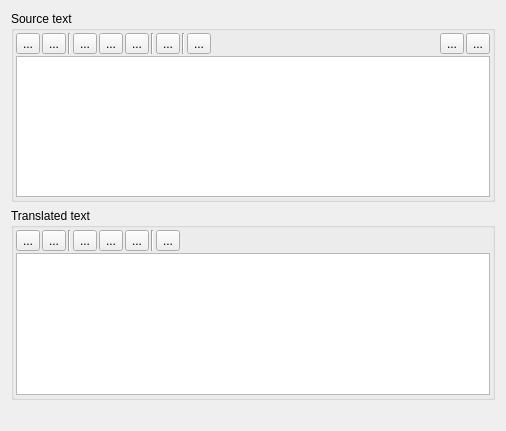
<?xml version="1.0" encoding="UTF-8"?>
<ui version="4.0">
 <class>ZOCREditor</class>
 <widget class="QDialog" name="ZOCREditor">
  <property name="geometry">
   <rect>
    <x>0</x>
    <y>0</y>
    <width>506</width>
    <height>431</height>
   </rect>
  </property>
  <property name="windowTitle">
   <string>OCR Editor</string>
  </property>
  <layout class="QVBoxLayout" name="verticalLayout_3">
   <item>
    <widget class="QGroupBox" name="groupSource">
     <property name="title">
      <string>Source text</string>
     </property>
     <layout class="QVBoxLayout" name="verticalLayout_2">
      <property name="spacing">
       <number>2</number>
      </property>
      <property name="leftMargin">
       <number>2</number>
      </property>
      <property name="topMargin">
       <number>2</number>
      </property>
      <property name="rightMargin">
       <number>2</number>
      </property>
      <property name="bottomMargin">
       <number>2</number>
      </property>
      <item>
       <layout class="QHBoxLayout" name="horizontalLayout">
        <item>
         <widget class="QToolButton" name="undoButton">
          <property name="toolTip">
           <string>Undo</string>
          </property>
          <property name="text">
           <string>...</string>
          </property>
          <property name="icon">
           <iconset resource="qmanga.qrc">
            <normaloff>:/16/edit-undo</normaloff>:/16/edit-undo</iconset>
          </property>
         </widget>
        </item>
        <item>
         <widget class="QToolButton" name="redoButton">
          <property name="toolTip">
           <string>Redo</string>
          </property>
          <property name="text">
           <string>...</string>
          </property>
          <property name="icon">
           <iconset resource="qmanga.qrc">
            <normaloff>:/16/edit-redo</normaloff>:/16/edit-redo</iconset>
          </property>
         </widget>
        </item>
        <item>
         <widget class="Line" name="line">
          <property name="orientation">
           <enum>Qt::Vertical</enum>
          </property>
         </widget>
        </item>
        <item>
         <widget class="QToolButton" name="cutButton">
          <property name="toolTip">
           <string>Cut</string>
          </property>
          <property name="text">
           <string>...</string>
          </property>
          <property name="icon">
           <iconset resource="qmanga.qrc">
            <normaloff>:/16/edit-cut</normaloff>:/16/edit-cut</iconset>
          </property>
         </widget>
        </item>
        <item>
         <widget class="QToolButton" name="copyButton">
          <property name="toolTip">
           <string>Copy</string>
          </property>
          <property name="text">
           <string>...</string>
          </property>
          <property name="icon">
           <iconset resource="qmanga.qrc">
            <normaloff>:/16/edit-copy</normaloff>:/16/edit-copy</iconset>
          </property>
         </widget>
        </item>
        <item>
         <widget class="QToolButton" name="pasteButton">
          <property name="toolTip">
           <string>Paste</string>
          </property>
          <property name="text">
           <string>...</string>
          </property>
          <property name="icon">
           <iconset resource="qmanga.qrc">
            <normaloff>:/16/edit-paste</normaloff>:/16/edit-paste</iconset>
          </property>
         </widget>
        </item>
        <item>
         <widget class="Line" name="line_2">
          <property name="orientation">
           <enum>Qt::Vertical</enum>
          </property>
         </widget>
        </item>
        <item>
         <widget class="QToolButton" name="clearButton">
          <property name="toolTip">
           <string>Clear</string>
          </property>
          <property name="text">
           <string>...</string>
          </property>
          <property name="icon">
           <iconset resource="qmanga.qrc">
            <normaloff>:/16/edit-clear</normaloff>:/16/edit-clear</iconset>
          </property>
         </widget>
        </item>
        <item>
         <widget class="Line" name="line_5">
          <property name="orientation">
           <enum>Qt::Vertical</enum>
          </property>
         </widget>
        </item>
        <item>
         <widget class="QToolButton" name="dictSearchButton">
          <property name="toolTip">
           <string>Dictionary search</string>
          </property>
          <property name="text">
           <string>...</string>
          </property>
          <property name="icon">
           <iconset resource="qmanga.qrc">
            <normaloff>:/16/document-preview</normaloff>:/16/document-preview</iconset>
          </property>
          <property name="checkable">
           <bool>true</bool>
          </property>
         </widget>
        </item>
        <item>
         <spacer name="horizontalSpacer">
          <property name="orientation">
           <enum>Qt::Horizontal</enum>
          </property>
          <property name="sizeHint" stdset="0">
           <size>
            <width>40</width>
            <height>20</height>
           </size>
          </property>
         </spacer>
        </item>
        <item>
         <widget class="QToolButton" name="translateButton">
          <property name="toolTip">
           <string>Translate</string>
          </property>
          <property name="text">
           <string>...</string>
          </property>
          <property name="icon">
           <iconset resource="qmanga.qrc">
            <normaloff>:/16/document-edit-verify</normaloff>:/16/document-edit-verify</iconset>
          </property>
         </widget>
        </item>
        <item>
         <widget class="QToolButton" name="closeButton">
          <property name="toolTip">
           <string>Close</string>
          </property>
          <property name="text">
           <string>...</string>
          </property>
          <property name="icon">
           <iconset resource="qmanga.qrc">
            <normaloff>:/16/dialog-close</normaloff>:/16/dialog-close</iconset>
          </property>
         </widget>
        </item>
       </layout>
      </item>
      <item>
       <widget class="QPlainTextEdit" name="editor"/>
      </item>
     </layout>
    </widget>
   </item>
   <item>
    <widget class="QGroupBox" name="groupTranslation">
     <property name="title">
      <string>Translated text</string>
     </property>
     <layout class="QVBoxLayout" name="verticalLayout">
      <property name="spacing">
       <number>2</number>
      </property>
      <property name="leftMargin">
       <number>2</number>
      </property>
      <property name="topMargin">
       <number>2</number>
      </property>
      <property name="rightMargin">
       <number>2</number>
      </property>
      <property name="bottomMargin">
       <number>2</number>
      </property>
      <item>
       <layout class="QHBoxLayout" name="horizontalLayout_2">
        <item>
         <widget class="QToolButton" name="undoButton_2">
          <property name="toolTip">
           <string>Undo</string>
          </property>
          <property name="text">
           <string>...</string>
          </property>
          <property name="icon">
           <iconset resource="qmanga.qrc">
            <normaloff>:/16/edit-undo</normaloff>:/16/edit-undo</iconset>
          </property>
         </widget>
        </item>
        <item>
         <widget class="QToolButton" name="redoButton_2">
          <property name="toolTip">
           <string>Redo</string>
          </property>
          <property name="text">
           <string>...</string>
          </property>
          <property name="icon">
           <iconset resource="qmanga.qrc">
            <normaloff>:/16/edit-redo</normaloff>:/16/edit-redo</iconset>
          </property>
         </widget>
        </item>
        <item>
         <widget class="Line" name="line_3">
          <property name="orientation">
           <enum>Qt::Vertical</enum>
          </property>
         </widget>
        </item>
        <item>
         <widget class="QToolButton" name="cutButton_2">
          <property name="toolTip">
           <string>Cut</string>
          </property>
          <property name="text">
           <string>...</string>
          </property>
          <property name="icon">
           <iconset resource="qmanga.qrc">
            <normaloff>:/16/edit-cut</normaloff>:/16/edit-cut</iconset>
          </property>
         </widget>
        </item>
        <item>
         <widget class="QToolButton" name="copyButton_2">
          <property name="toolTip">
           <string>Copy</string>
          </property>
          <property name="text">
           <string>...</string>
          </property>
          <property name="icon">
           <iconset resource="qmanga.qrc">
            <normaloff>:/16/edit-copy</normaloff>:/16/edit-copy</iconset>
          </property>
         </widget>
        </item>
        <item>
         <widget class="QToolButton" name="pasteButton_2">
          <property name="toolTip">
           <string>Paste</string>
          </property>
          <property name="text">
           <string>...</string>
          </property>
          <property name="icon">
           <iconset resource="qmanga.qrc">
            <normaloff>:/16/edit-paste</normaloff>:/16/edit-paste</iconset>
          </property>
         </widget>
        </item>
        <item>
         <widget class="Line" name="line_4">
          <property name="orientation">
           <enum>Qt::Vertical</enum>
          </property>
         </widget>
        </item>
        <item>
         <widget class="QToolButton" name="clearButton_2">
          <property name="toolTip">
           <string>Clear</string>
          </property>
          <property name="text">
           <string>...</string>
          </property>
          <property name="icon">
           <iconset resource="qmanga.qrc">
            <normaloff>:/16/edit-clear</normaloff>:/16/edit-clear</iconset>
          </property>
         </widget>
        </item>
        <item>
         <spacer name="horizontalSpacer_2">
          <property name="orientation">
           <enum>Qt::Horizontal</enum>
          </property>
          <property name="sizeHint" stdset="0">
           <size>
            <width>40</width>
            <height>20</height>
           </size>
          </property>
         </spacer>
        </item>
       </layout>
      </item>
      <item>
       <widget class="QPlainTextEdit" name="translatedEditor"/>
      </item>
     </layout>
    </widget>
   </item>
   <item>
    <widget class="QLabel" name="status">
     <property name="text">
      <string/>
     </property>
    </widget>
   </item>
  </layout>
 </widget>
 <tabstops>
  <tabstop>editor</tabstop>
  <tabstop>undoButton</tabstop>
  <tabstop>redoButton</tabstop>
  <tabstop>cutButton</tabstop>
  <tabstop>copyButton</tabstop>
  <tabstop>pasteButton</tabstop>
  <tabstop>clearButton</tabstop>
  <tabstop>dictSearchButton</tabstop>
  <tabstop>translateButton</tabstop>
  <tabstop>closeButton</tabstop>
  <tabstop>translatedEditor</tabstop>
  <tabstop>undoButton_2</tabstop>
  <tabstop>redoButton_2</tabstop>
  <tabstop>cutButton_2</tabstop>
  <tabstop>copyButton_2</tabstop>
  <tabstop>pasteButton_2</tabstop>
  <tabstop>clearButton_2</tabstop>
 </tabstops>
 <resources>
  <include location="qmanga.qrc"/>
 </resources>
 <connections>
  <connection>
   <sender>closeButton</sender>
   <signal>clicked()</signal>
   <receiver>ZOCREditor</receiver>
   <slot>hide()</slot>
   <hints>
    <hint type="sourcelabel">
     <x>327</x>
     <y>33</y>
    </hint>
    <hint type="destinationlabel">
     <x>296</x>
     <y>11</y>
    </hint>
   </hints>
  </connection>
  <connection>
   <sender>undoButton</sender>
   <signal>clicked()</signal>
   <receiver>editor</receiver>
   <slot>undo()</slot>
   <hints>
    <hint type="sourcelabel">
     <x>22</x>
     <y>21</y>
    </hint>
    <hint type="destinationlabel">
     <x>25</x>
     <y>74</y>
    </hint>
   </hints>
  </connection>
  <connection>
   <sender>redoButton</sender>
   <signal>clicked()</signal>
   <receiver>editor</receiver>
   <slot>redo()</slot>
   <hints>
    <hint type="sourcelabel">
     <x>61</x>
     <y>29</y>
    </hint>
    <hint type="destinationlabel">
     <x>56</x>
     <y>67</y>
    </hint>
   </hints>
  </connection>
  <connection>
   <sender>cutButton</sender>
   <signal>clicked()</signal>
   <receiver>editor</receiver>
   <slot>cut()</slot>
   <hints>
    <hint type="sourcelabel">
     <x>95</x>
     <y>22</y>
    </hint>
    <hint type="destinationlabel">
     <x>97</x>
     <y>74</y>
    </hint>
   </hints>
  </connection>
  <connection>
   <sender>copyButton</sender>
   <signal>clicked()</signal>
   <receiver>editor</receiver>
   <slot>copy()</slot>
   <hints>
    <hint type="sourcelabel">
     <x>133</x>
     <y>28</y>
    </hint>
    <hint type="destinationlabel">
     <x>130</x>
     <y>78</y>
    </hint>
   </hints>
  </connection>
  <connection>
   <sender>pasteButton</sender>
   <signal>clicked()</signal>
   <receiver>editor</receiver>
   <slot>paste()</slot>
   <hints>
    <hint type="sourcelabel">
     <x>162</x>
     <y>26</y>
    </hint>
    <hint type="destinationlabel">
     <x>163</x>
     <y>94</y>
    </hint>
   </hints>
  </connection>
  <connection>
   <sender>clearButton</sender>
   <signal>clicked()</signal>
   <receiver>editor</receiver>
   <slot>clear()</slot>
   <hints>
    <hint type="sourcelabel">
     <x>208</x>
     <y>30</y>
    </hint>
    <hint type="destinationlabel">
     <x>207</x>
     <y>122</y>
    </hint>
   </hints>
  </connection>
  <connection>
   <sender>undoButton_2</sender>
   <signal>clicked()</signal>
   <receiver>translatedEditor</receiver>
   <slot>undo()</slot>
   <hints>
    <hint type="sourcelabel">
     <x>68</x>
     <y>251</y>
    </hint>
    <hint type="destinationlabel">
     <x>78</x>
     <y>299</y>
    </hint>
   </hints>
  </connection>
  <connection>
   <sender>redoButton_2</sender>
   <signal>clicked()</signal>
   <receiver>translatedEditor</receiver>
   <slot>redo()</slot>
   <hints>
    <hint type="sourcelabel">
     <x>96</x>
     <y>258</y>
    </hint>
    <hint type="destinationlabel">
     <x>107</x>
     <y>311</y>
    </hint>
   </hints>
  </connection>
  <connection>
   <sender>cutButton_2</sender>
   <signal>clicked()</signal>
   <receiver>translatedEditor</receiver>
   <slot>cut()</slot>
   <hints>
    <hint type="sourcelabel">
     <x>140</x>
     <y>254</y>
    </hint>
    <hint type="destinationlabel">
     <x>148</x>
     <y>300</y>
    </hint>
   </hints>
  </connection>
  <connection>
   <sender>copyButton_2</sender>
   <signal>clicked()</signal>
   <receiver>translatedEditor</receiver>
   <slot>copy()</slot>
   <hints>
    <hint type="sourcelabel">
     <x>170</x>
     <y>257</y>
    </hint>
    <hint type="destinationlabel">
     <x>178</x>
     <y>304</y>
    </hint>
   </hints>
  </connection>
  <connection>
   <sender>pasteButton_2</sender>
   <signal>clicked()</signal>
   <receiver>translatedEditor</receiver>
   <slot>paste()</slot>
   <hints>
    <hint type="sourcelabel">
     <x>202</x>
     <y>256</y>
    </hint>
    <hint type="destinationlabel">
     <x>213</x>
     <y>298</y>
    </hint>
   </hints>
  </connection>
  <connection>
   <sender>clearButton_2</sender>
   <signal>clicked()</signal>
   <receiver>translatedEditor</receiver>
   <slot>clear()</slot>
   <hints>
    <hint type="sourcelabel">
     <x>255</x>
     <y>252</y>
    </hint>
    <hint type="destinationlabel">
     <x>249</x>
     <y>312</y>
    </hint>
   </hints>
  </connection>
 </connections>
</ui>
